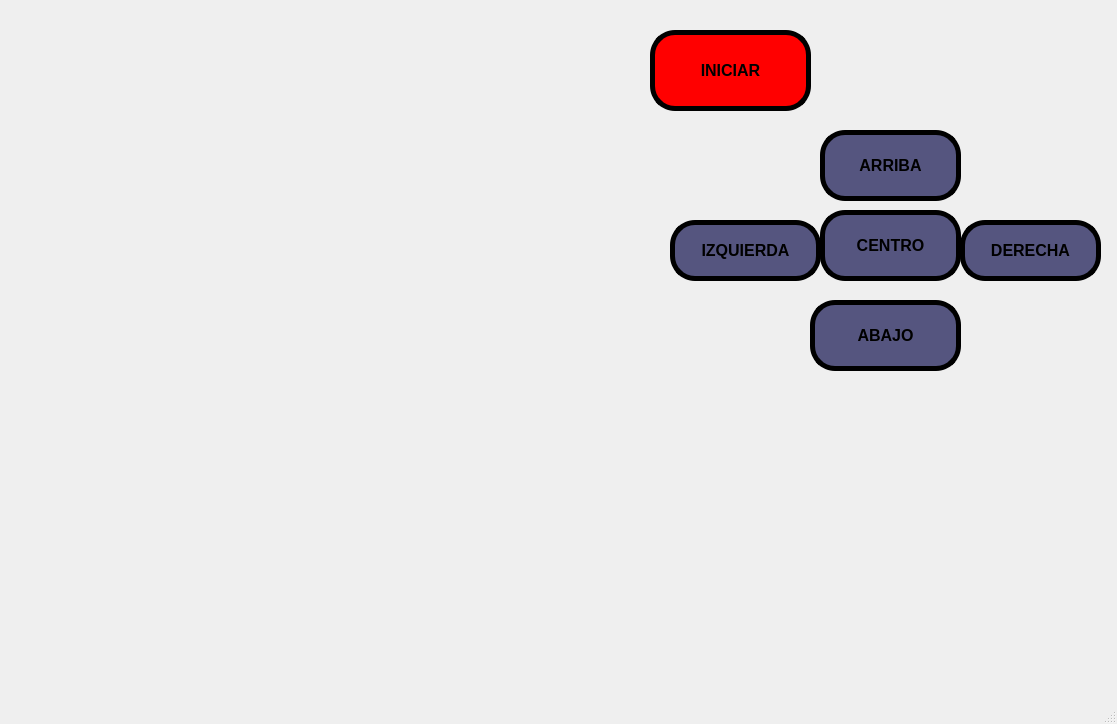
<?xml version="1.0" encoding="UTF-8"?>
<ui version="4.0">
 <class>MainWindow</class>
 <widget class="QMainWindow" name="MainWindow">
  <property name="geometry">
   <rect>
    <x>0</x>
    <y>0</y>
    <width>1117</width>
    <height>724</height>
   </rect>
  </property>
  <property name="windowTitle">
   <string>MainWindow</string>
  </property>
  <widget class="QWidget" name="centralwidget">
   <widget class="QWidget" name="verticalLayoutWidget">
    <property name="geometry">
     <rect>
      <x>40</x>
      <y>30</y>
      <width>601</width>
      <height>511</height>
     </rect>
    </property>
    <layout class="QVBoxLayout" name="verticalLayout"/>
   </widget>
   <widget class="QPushButton" name="btn_action">
    <property name="geometry">
     <rect>
      <x>650</x>
      <y>30</y>
      <width>161</width>
      <height>81</height>
     </rect>
    </property>
    <property name="font">
     <font>
      <pointsize>12</pointsize>
      <weight>75</weight>
      <bold>true</bold>
     </font>
    </property>
    <property name="styleSheet">
     <string notr="true">background-color: rgb(255, 0, 0);
border: 5px solid black;
border-radius: 25px;</string>
    </property>
    <property name="text">
     <string>INICIAR</string>
    </property>
   </widget>
   <widget class="QPushButton" name="btn_arriba">
    <property name="geometry">
     <rect>
      <x>820</x>
      <y>130</y>
      <width>141</width>
      <height>71</height>
     </rect>
    </property>
    <property name="font">
     <font>
      <pointsize>12</pointsize>
      <weight>75</weight>
      <bold>true</bold>
     </font>
    </property>
    <property name="styleSheet">
     <string notr="true">background-color: rgb(85, 170, 127);
background-color: rgb(85, 85, 127);
border: 5px solid black;
border-radius: 25px;
</string>
    </property>
    <property name="text">
     <string>ARRIBA</string>
    </property>
   </widget>
   <widget class="QPushButton" name="btn_izquierda">
    <property name="geometry">
     <rect>
      <x>670</x>
      <y>220</y>
      <width>151</width>
      <height>61</height>
     </rect>
    </property>
    <property name="font">
     <font>
      <pointsize>12</pointsize>
      <weight>75</weight>
      <bold>true</bold>
     </font>
    </property>
    <property name="styleSheet">
     <string notr="true">background-color: rgb(85, 170, 127);
background-color: rgb(85, 85, 127);
border: 5px solid black;
border-radius: 25px;
</string>
    </property>
    <property name="text">
     <string>IZQUIERDA</string>
    </property>
   </widget>
   <widget class="QPushButton" name="btn_abajo">
    <property name="geometry">
     <rect>
      <x>810</x>
      <y>300</y>
      <width>151</width>
      <height>71</height>
     </rect>
    </property>
    <property name="font">
     <font>
      <pointsize>12</pointsize>
      <weight>75</weight>
      <bold>true</bold>
     </font>
    </property>
    <property name="styleSheet">
     <string notr="true">background-color: rgb(85, 170, 127);
background-color: rgb(85, 85, 127);
border: 5px solid black;
border-radius: 25px;
</string>
    </property>
    <property name="text">
     <string>ABAJO</string>
    </property>
   </widget>
   <widget class="QPushButton" name="btn_derecha">
    <property name="geometry">
     <rect>
      <x>960</x>
      <y>220</y>
      <width>141</width>
      <height>61</height>
     </rect>
    </property>
    <property name="font">
     <font>
      <pointsize>12</pointsize>
      <weight>75</weight>
      <bold>true</bold>
     </font>
    </property>
    <property name="styleSheet">
     <string notr="true">background-color: rgb(85, 170, 127);
background-color: rgb(85, 85, 127);
border: 5px solid black;
border-radius: 25px;
</string>
    </property>
    <property name="text">
     <string>DERECHA</string>
    </property>
   </widget>
   <widget class="QPushButton" name="btn_centro">
    <property name="geometry">
     <rect>
      <x>820</x>
      <y>210</y>
      <width>141</width>
      <height>71</height>
     </rect>
    </property>
    <property name="font">
     <font>
      <pointsize>12</pointsize>
      <weight>75</weight>
      <bold>true</bold>
     </font>
    </property>
    <property name="styleSheet">
     <string notr="true">background-color: rgb(85, 170, 127);
background-color: rgb(85, 85, 127);
border: 5px solid black;
border-radius: 25px;
</string>
    </property>
    <property name="text">
     <string>CENTRO</string>
    </property>
   </widget>
   <widget class="QLabel" name="label">
    <property name="geometry">
     <rect>
      <x>50</x>
      <y>570</y>
      <width>171</width>
      <height>91</height>
     </rect>
    </property>
    <property name="text">
     <string/>
    </property>
    <property name="pixmap">
     <pixmap resource="../../Imagenes/RecursosArduino.qrc">:/Logos/LogoEquipo.jpeg</pixmap>
    </property>
    <property name="scaledContents">
     <bool>true</bool>
    </property>
   </widget>
   <widget class="QLabel" name="label_2">
    <property name="geometry">
     <rect>
      <x>340</x>
      <y>570</y>
      <width>171</width>
      <height>91</height>
     </rect>
    </property>
    <property name="text">
     <string/>
    </property>
    <property name="pixmap">
     <pixmap resource="../../Imagenes/RecursosArduino.qrc">:/Logos/LogoFIT.png</pixmap>
    </property>
    <property name="scaledContents">
     <bool>true</bool>
    </property>
   </widget>
   <widget class="QLabel" name="label_3">
    <property name="geometry">
     <rect>
      <x>630</x>
      <y>570</y>
      <width>171</width>
      <height>91</height>
     </rect>
    </property>
    <property name="text">
     <string/>
    </property>
    <property name="pixmap">
     <pixmap resource="../../Imagenes/RecursosArduino.qrc">:/Logos/LogoUAT.png</pixmap>
    </property>
    <property name="scaledContents">
     <bool>true</bool>
    </property>
   </widget>
  </widget>
  <widget class="QMenuBar" name="menubar">
   <property name="geometry">
    <rect>
     <x>0</x>
     <y>0</y>
     <width>1117</width>
     <height>26</height>
    </rect>
   </property>
  </widget>
  <widget class="QStatusBar" name="statusbar"/>
 </widget>
 <resources>
  <include location="../../Imagenes/RecursosArduino.qrc"/>
 </resources>
 <connections/>
</ui>
